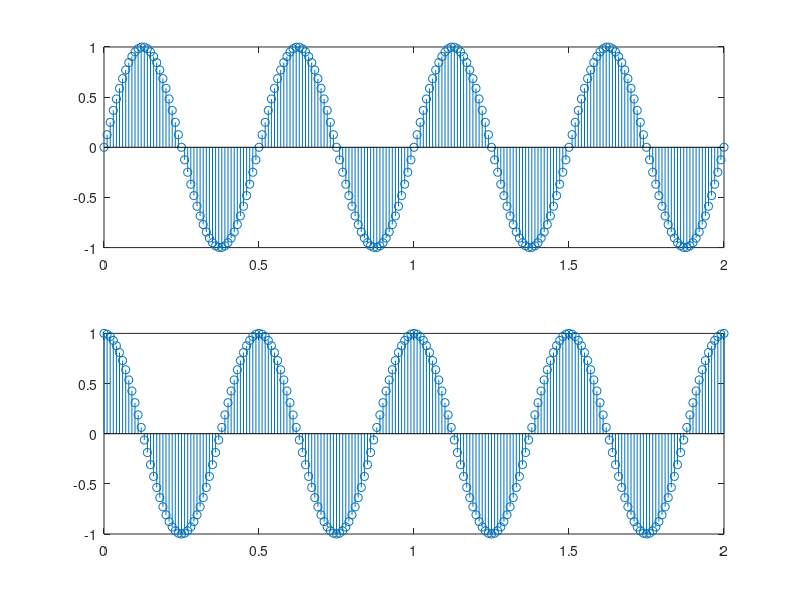

MATLAB code for this plot:
clear all;
close all;
t=0:.01:2;
f=2;
a=1;
y=a*sin(2*pi*f*t);
subplot(2,1,1);
stem(t,y);
y=a*cos(2*pi*f*t);
subplot(2,1,2);
stem(t,y);
